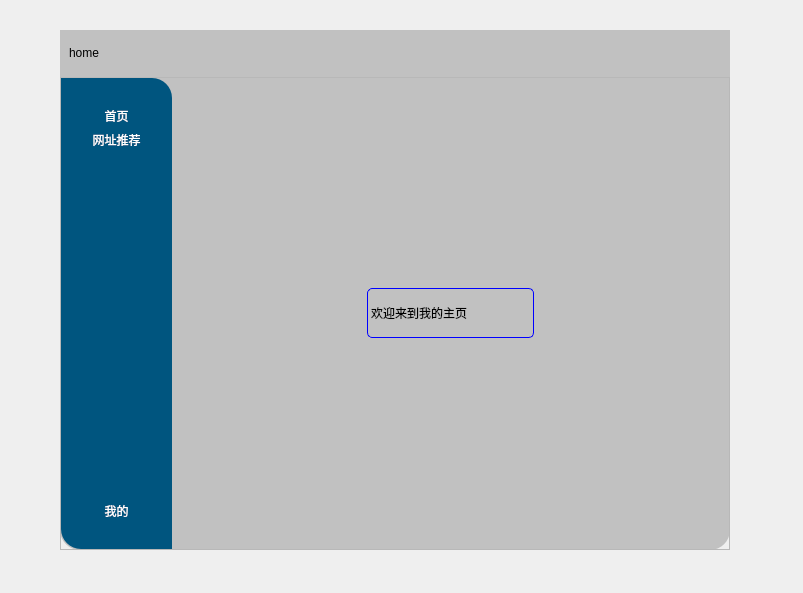
<?xml version="1.0" encoding="UTF-8"?>
<ui version="4.0">
 <class>MainWindow</class>
 <widget class="QMainWindow" name="MainWindow">
  <property name="geometry">
   <rect>
    <x>0</x>
    <y>0</y>
    <width>803</width>
    <height>593</height>
   </rect>
  </property>
  <property name="windowTitle">
   <string>MainWindow</string>
  </property>
  <widget class="QWidget" name="centralwidget">
   <widget class="QFrame" name="frame">
    <property name="geometry">
     <rect>
      <x>60</x>
      <y>30</y>
      <width>670</width>
      <height>520</height>
     </rect>
    </property>
    <property name="minimumSize">
     <size>
      <width>670</width>
      <height>520</height>
     </size>
    </property>
    <property name="styleSheet">
     <string notr="true">#frame{
background-color: rgb(193, 193, 193);
border-bottom-right-radius:20px;
border-bottom-left-radius:20px;
}
</string>
    </property>
    <property name="frameShape">
     <enum>QFrame::StyledPanel</enum>
    </property>
    <property name="frameShadow">
     <enum>QFrame::Raised</enum>
    </property>
    <layout class="QVBoxLayout" name="verticalLayout">
     <property name="spacing">
      <number>0</number>
     </property>
     <property name="leftMargin">
      <number>0</number>
     </property>
     <property name="topMargin">
      <number>0</number>
     </property>
     <property name="rightMargin">
      <number>0</number>
     </property>
     <property name="bottomMargin">
      <number>0</number>
     </property>
     <item>
      <widget class="QFrame" name="frame_2">
       <property name="sizePolicy">
        <sizepolicy hsizetype="Preferred" vsizetype="Expanding">
         <horstretch>0</horstretch>
         <verstretch>1</verstretch>
        </sizepolicy>
       </property>
       <property name="styleSheet">
        <string notr="true">background-color: rgb(193, 193, 193);
border-top-left-radius:20px;
border-top-right-radius:20px;
</string>
       </property>
       <property name="frameShape">
        <enum>QFrame::StyledPanel</enum>
       </property>
       <property name="frameShadow">
        <enum>QFrame::Raised</enum>
       </property>
       <layout class="QHBoxLayout" name="horizontalLayout">
        <property name="spacing">
         <number>0</number>
        </property>
        <property name="leftMargin">
         <number>0</number>
        </property>
        <property name="topMargin">
         <number>0</number>
        </property>
        <property name="rightMargin">
         <number>0</number>
        </property>
        <property name="bottomMargin">
         <number>0</number>
        </property>
        <item>
         <widget class="QFrame" name="frame_4">
          <property name="frameShape">
           <enum>QFrame::StyledPanel</enum>
          </property>
          <property name="frameShadow">
           <enum>QFrame::Raised</enum>
          </property>
          <layout class="QHBoxLayout" name="horizontalLayout_2">
           <item alignment="Qt::AlignLeft">
            <widget class="QPushButton" name="pushButton">
             <property name="styleSheet">
              <string notr="true">font: 18pt &quot;Algerian&quot;;
border:none;</string>
             </property>
             <property name="text">
              <string>home</string>
             </property>
             <property name="icon">
              <iconset resource="../res.qrc">
               <normaloff>:/icons/icons/snow.png</normaloff>:/icons/icons/snow.png</iconset>
             </property>
             <property name="iconSize">
              <size>
               <width>30</width>
               <height>30</height>
              </size>
             </property>
            </widget>
           </item>
          </layout>
         </widget>
        </item>
        <item alignment="Qt::AlignRight">
         <widget class="QFrame" name="frame_6">
          <property name="styleSheet">
           <string notr="true">QPushButton{
border:none;
}
QPushButton:hover{
padding-top:5px;
}</string>
          </property>
          <property name="frameShape">
           <enum>QFrame::StyledPanel</enum>
          </property>
          <property name="frameShadow">
           <enum>QFrame::Raised</enum>
          </property>
          <layout class="QHBoxLayout" name="horizontalLayout_3">
           <item alignment="Qt::AlignHCenter">
            <widget class="QPushButton" name="pushButton_loginOut">
             <property name="text">
              <string/>
             </property>
             <property name="icon">
              <iconset resource="../res.qrc">
               <normaloff>:/icons/icons/exit.png</normaloff>:/icons/icons/exit.png</iconset>
             </property>
             <property name="iconSize">
              <size>
               <width>25</width>
               <height>25</height>
              </size>
             </property>
            </widget>
           </item>
           <item alignment="Qt::AlignHCenter">
            <widget class="QPushButton" name="pushButton_3">
             <property name="text">
              <string/>
             </property>
             <property name="icon">
              <iconset resource="../res.qrc">
               <normaloff>:/icons/icons/small.png</normaloff>:/icons/icons/small.png</iconset>
             </property>
             <property name="iconSize">
              <size>
               <width>25</width>
               <height>25</height>
              </size>
             </property>
            </widget>
           </item>
           <item alignment="Qt::AlignRight">
            <widget class="QPushButton" name="pushButton_4">
             <property name="text">
              <string/>
             </property>
             <property name="icon">
              <iconset resource="../res.qrc">
               <normaloff>:/icons/icons/close.png</normaloff>:/icons/icons/close.png</iconset>
             </property>
             <property name="iconSize">
              <size>
               <width>25</width>
               <height>25</height>
              </size>
             </property>
            </widget>
           </item>
          </layout>
         </widget>
        </item>
       </layout>
      </widget>
     </item>
     <item>
      <widget class="QFrame" name="frame_3">
       <property name="sizePolicy">
        <sizepolicy hsizetype="Preferred" vsizetype="Expanding">
         <horstretch>0</horstretch>
         <verstretch>10</verstretch>
        </sizepolicy>
       </property>
       <property name="frameShape">
        <enum>QFrame::StyledPanel</enum>
       </property>
       <property name="frameShadow">
        <enum>QFrame::Raised</enum>
       </property>
       <layout class="QHBoxLayout" name="horizontalLayout_4">
        <property name="spacing">
         <number>0</number>
        </property>
        <property name="leftMargin">
         <number>0</number>
        </property>
        <property name="topMargin">
         <number>0</number>
        </property>
        <property name="rightMargin">
         <number>0</number>
        </property>
        <property name="bottomMargin">
         <number>0</number>
        </property>
        <item>
         <widget class="QFrame" name="frame_8">
          <property name="sizePolicy">
           <sizepolicy hsizetype="Expanding" vsizetype="Preferred">
            <horstretch>2</horstretch>
            <verstretch>0</verstretch>
           </sizepolicy>
          </property>
          <property name="styleSheet">
           <string notr="true">#frame_8{
background-color: rgb(0, 85, 127);
border-bottom-left-radius:20px;
border-top-right-radius:20px;
}
.QPushButton{
border:none;
	color: rgb(255, 255, 255);
	font: 10pt &quot;Algerian&quot;;
}
.QPushButton:pressed{
padding-top:5px;
}
.QPushButton:hover{
color: rgb(184, 184, 184);
}

</string>
          </property>
          <property name="frameShape">
           <enum>QFrame::StyledPanel</enum>
          </property>
          <property name="frameShadow">
           <enum>QFrame::Raised</enum>
          </property>
          <layout class="QVBoxLayout" name="verticalLayout_2">
           <item>
            <widget class="QPushButton" name="pushButton_8">
             <property name="text">
              <string/>
             </property>
            </widget>
           </item>
           <item>
            <widget class="QPushButton" name="pushButton_home">
             <property name="sizePolicy">
              <sizepolicy hsizetype="Minimum" vsizetype="Fixed">
               <horstretch>0</horstretch>
               <verstretch>1</verstretch>
              </sizepolicy>
             </property>
             <property name="text">
              <string>首页</string>
             </property>
            </widget>
           </item>
           <item>
            <widget class="QPushButton" name="pushButton_web">
             <property name="sizePolicy">
              <sizepolicy hsizetype="Minimum" vsizetype="Fixed">
               <horstretch>0</horstretch>
               <verstretch>5</verstretch>
              </sizepolicy>
             </property>
             <property name="text">
              <string>网址推荐</string>
             </property>
            </widget>
           </item>
           <item>
            <spacer name="verticalSpacer">
             <property name="orientation">
              <enum>Qt::Vertical</enum>
             </property>
             <property name="sizeHint" stdset="0">
              <size>
               <width>20</width>
               <height>40</height>
              </size>
             </property>
            </spacer>
           </item>
           <item>
            <widget class="QPushButton" name="pushButton_my">
             <property name="sizePolicy">
              <sizepolicy hsizetype="Minimum" vsizetype="Fixed">
               <horstretch>0</horstretch>
               <verstretch>1</verstretch>
              </sizepolicy>
             </property>
             <property name="text">
              <string>我的</string>
             </property>
            </widget>
           </item>
           <item>
            <widget class="QPushButton" name="pushButton_9">
             <property name="text">
              <string/>
             </property>
            </widget>
           </item>
          </layout>
         </widget>
        </item>
        <item>
         <widget class="QFrame" name="frame_7">
          <property name="sizePolicy">
           <sizepolicy hsizetype="Expanding" vsizetype="Preferred">
            <horstretch>10</horstretch>
            <verstretch>0</verstretch>
           </sizepolicy>
          </property>
          <property name="styleSheet">
           <string notr="true">#frame_7{
background-color: rgb(193, 193, 193);
border-bottom-right-radius:20px;
}</string>
          </property>
          <property name="frameShape">
           <enum>QFrame::StyledPanel</enum>
          </property>
          <property name="frameShadow">
           <enum>QFrame::Raised</enum>
          </property>
          <layout class="QVBoxLayout" name="verticalLayout_3">
           <property name="spacing">
            <number>0</number>
           </property>
           <property name="leftMargin">
            <number>0</number>
           </property>
           <property name="topMargin">
            <number>0</number>
           </property>
           <property name="rightMargin">
            <number>0</number>
           </property>
           <property name="bottomMargin">
            <number>0</number>
           </property>
           <item>
            <widget class="QStackedWidget" name="stackedWidget">
             <property name="minimumSize">
              <size>
               <width>300</width>
               <height>0</height>
              </size>
             </property>
             <property name="currentIndex">
              <number>0</number>
             </property>
             <widget class="QWidget" name="page_home">
              <layout class="QVBoxLayout" name="verticalLayout_4">
               <item alignment="Qt::AlignHCenter|Qt::AlignVCenter">
                <widget class="QLabel" name="label">
                 <property name="minimumSize">
                  <size>
                   <width>167</width>
                   <height>50</height>
                  </size>
                 </property>
                 <property name="styleSheet">
                  <string notr="true">color: rgb(0, 0, 0);
font: 25pt &quot;Algerian&quot;;
border:1px solid blue;
border-radius:5px</string>
                 </property>
                 <property name="text">
                  <string>欢迎来到我的主页</string>
                 </property>
                </widget>
               </item>
              </layout>
             </widget>
             <widget class="QWidget" name="page_web">
              <layout class="QHBoxLayout" name="horizontalLayout_5">
               <item>
                <widget class="QFrame" name="frame_9">
                 <property name="maximumSize">
                  <size>
                   <width>300</width>
                   <height>400</height>
                  </size>
                 </property>
                 <property name="styleSheet">
                  <string notr="true">.QPushButton{
border:2px solid black;
border-radius:5px;
}

.QPushButton:hover{
background-color: rgb(132, 132, 132);
}</string>
                 </property>
                 <property name="frameShape">
                  <enum>QFrame::StyledPanel</enum>
                 </property>
                 <property name="frameShadow">
                  <enum>QFrame::Raised</enum>
                 </property>
                 <layout class="QVBoxLayout" name="verticalLayout_5">
                  <item>
                   <widget class="QPushButton" name="pushButton_bilibili">
                    <property name="minimumSize">
                     <size>
                      <width>100</width>
                      <height>25</height>
                     </size>
                    </property>
                    <property name="text">
                     <string>哔哩哔哩</string>
                    </property>
                    <property name="icon">
                     <iconset resource="../res.qrc">
                      <normaloff>:/icons/icons/Bilibili-B站.png</normaloff>:/icons/icons/Bilibili-B站.png</iconset>
                    </property>
                   </widget>
                  </item>
                  <item>
                   <widget class="QPushButton" name="pushButton_tengxun">
                    <property name="minimumSize">
                     <size>
                      <width>100</width>
                      <height>25</height>
                     </size>
                    </property>
                    <property name="text">
                     <string>腾讯视频</string>
                    </property>
                    <property name="icon">
                     <iconset resource="../res.qrc">
                      <normaloff>:/icons/icons/TencentVideo.png</normaloff>:/icons/icons/TencentVideo.png</iconset>
                    </property>
                   </widget>
                  </item>
                  <item>
                   <widget class="QPushButton" name="pushButton_apple">
                    <property name="minimumSize">
                     <size>
                      <width>100</width>
                      <height>25</height>
                     </size>
                    </property>
                    <property name="text">
                     <string>apple</string>
                    </property>
                    <property name="icon">
                     <iconset resource="../res.qrc">
                      <normaloff>:/icons/icons/apple.png</normaloff>:/icons/icons/apple.png</iconset>
                    </property>
                   </widget>
                  </item>
                  <item>
                   <widget class="QPushButton" name="pushButton_csdn">
                    <property name="minimumSize">
                     <size>
                      <width>100</width>
                      <height>25</height>
                     </size>
                    </property>
                    <property name="text">
                     <string>CSDN</string>
                    </property>
                    <property name="icon">
                     <iconset resource="../res.qrc">
                      <normaloff>:/icons/icons/csdn.png</normaloff>:/icons/icons/csdn.png</iconset>
                    </property>
                   </widget>
                  </item>
                 </layout>
                </widget>
               </item>
              </layout>
             </widget>
             <widget class="QWidget" name="page_my">
              <layout class="QHBoxLayout" name="horizontalLayout_6">
               <item>
                <widget class="QFrame" name="frame_10">
                 <property name="maximumSize">
                  <size>
                   <width>300</width>
                   <height>400</height>
                  </size>
                 </property>
                 <property name="styleSheet">
                  <string notr="true">QLineEdit{
background-color: rgba(255, 255, 255,0);
border:none;
border-bottom:1px solid black;
}

QPushButton{
background-color: rgb(0, 0, 0);
color: rgb(255, 255, 255);
border-radius:7px;
}
QPushButton:pressed{
padding-top:5px;
padding-right:5px;
}
</string>
                 </property>
                 <property name="frameShape">
                  <enum>QFrame::StyledPanel</enum>
                 </property>
                 <property name="frameShadow">
                  <enum>QFrame::Raised</enum>
                 </property>
                 <layout class="QVBoxLayout" name="verticalLayout_6">
                  <item>
                   <widget class="QLineEdit" name="lineEdit_newPwd">
                    <property name="maximumSize">
                     <size>
                      <width>16777215</width>
                      <height>30</height>
                     </size>
                    </property>
                    <property name="echoMode">
                     <enum>QLineEdit::Password</enum>
                    </property>
                    <property name="placeholderText">
                     <string>新密码:</string>
                    </property>
                   </widget>
                  </item>
                  <item>
                   <widget class="QLineEdit" name="lineEdit_newPwd2">
                    <property name="maximumSize">
                     <size>
                      <width>16777215</width>
                      <height>30</height>
                     </size>
                    </property>
                    <property name="echoMode">
                     <enum>QLineEdit::Password</enum>
                    </property>
                    <property name="placeholderText">
                     <string>确认新密码:</string>
                    </property>
                   </widget>
                  </item>
                  <item>
                   <widget class="QPushButton" name="pushButton_submit">
                    <property name="minimumSize">
                     <size>
                      <width>0</width>
                      <height>50</height>
                     </size>
                    </property>
                    <property name="text">
                     <string>提交</string>
                    </property>
                   </widget>
                  </item>
                 </layout>
                </widget>
               </item>
              </layout>
             </widget>
            </widget>
           </item>
          </layout>
         </widget>
        </item>
       </layout>
      </widget>
     </item>
    </layout>
   </widget>
  </widget>
 </widget>
 <resources>
  <include location="../res.qrc"/>
 </resources>
 <connections>
  <connection>
   <sender>pushButton_4</sender>
   <signal>clicked()</signal>
   <receiver>MainWindow</receiver>
   <slot>close()</slot>
   <hints>
    <hint type="sourcelabel">
     <x>708</x>
     <y>55</y>
    </hint>
    <hint type="destinationlabel">
     <x>751</x>
     <y>55</y>
    </hint>
   </hints>
  </connection>
  <connection>
   <sender>pushButton_3</sender>
   <signal>clicked()</signal>
   <receiver>MainWindow</receiver>
   <slot>showMinimized()</slot>
   <hints>
    <hint type="sourcelabel">
     <x>666</x>
     <y>45</y>
    </hint>
    <hint type="destinationlabel">
     <x>665</x>
     <y>10</y>
    </hint>
   </hints>
  </connection>
 </connections>
</ui>
